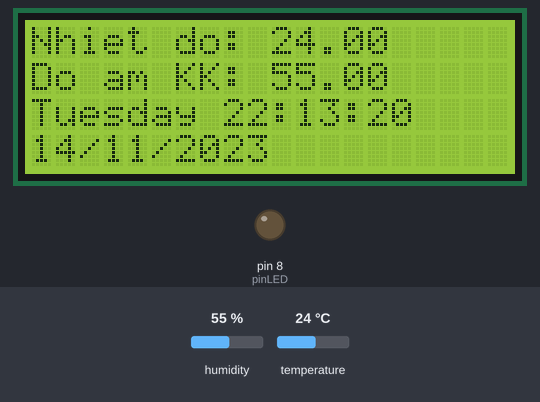
Simulated run of this sketch. Board: Arduino Uno, built with avr-gcc and run on an emulated ATmega328P. Parts: 20×4 character LCD, output pins drawn as LEDs (lit = HIGH). Inputs (shaded band) come from the test bench; at power-on: temperature 24 °C, humidity 55 %. The local clock reads 2024-03-15 10:24:30 at power-on unless the sketch sets it; what the sketch prints to the serial monitor is not drawn.

Above: at 1.2 s.
1.3 s: temperature set to 29 °C
At 6.7 s:
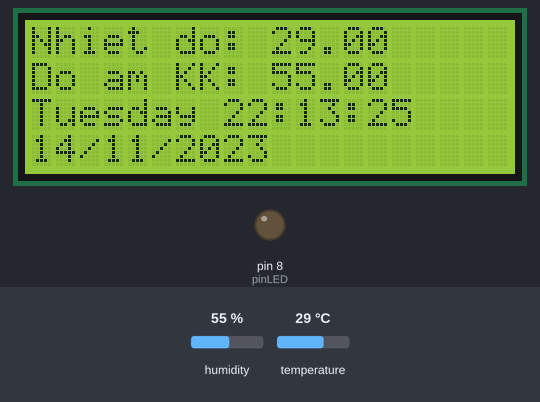
11.8 s: temperature set to 32 °C
At 15.7 s:
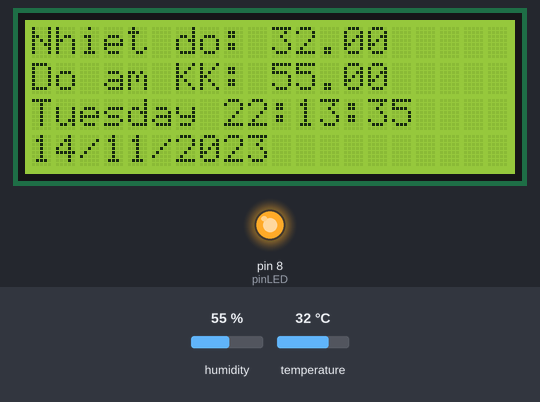
21.9 s: humidity set to 22 %
At 26.0 s:
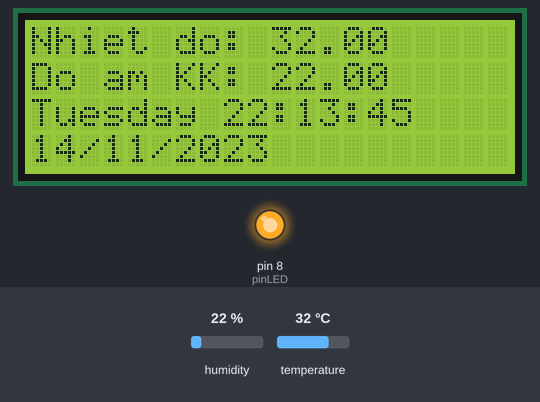
32.1 s: humidity set to 40 %
At 36.2 s:
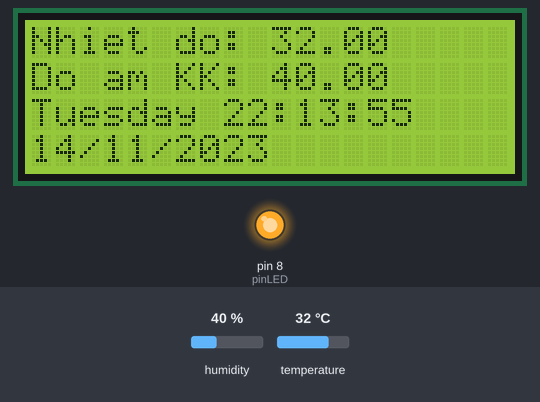
Timing chart, 0 to 37.7 s (numbered marks = the images above; inputs shaded):
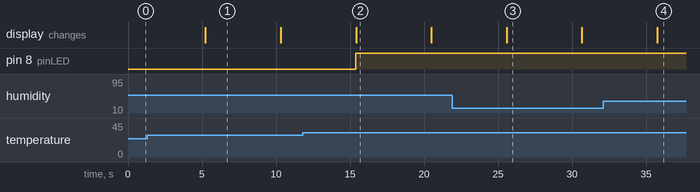

The sketch:

Bai1.ino
```cpp
#include <DHT.h>
#include <Wire.h>
#include <LiquidCrystal_I2C.h>
#include "RTClib.h"

#define DHTPIN A0
#define pinLED 8

#define DHTTYPE DHT11
DHT dht(DHTPIN, DHTTYPE);

LiquidCrystal_I2C lcd(0x27,20,4);

RTC_PCF8523 rtc;

char daysOfTheWeek[7][12] = {"Sunday", "Monday", "Tuesday", "Wednesday", "Thursday", "Friday", "Saturday"};


void setup() {
  Serial.begin(9600);

  dht.begin();

  pinMode(DHTPIN, INPUT);

  pinMode(pinLED, OUTPUT);

  lcd.init();

  if (! rtc.begin()) {
    Serial.println("Couldn't find RTC");
    Serial.flush();
    while (1) delay(10);
  }

  if (! rtc.initialized() || rtc.lostPower()) {
    Serial.println("RTC is NOT initialized, let's set the time!");
  }
  rtc.adjust(DateTime(F(__DATE__), F(__TIME__)));
  rtc.start();
}

void loop() {
  float h = dht.readHumidity();
  float t = dht.readTemperature();

  lcd.backlight();
  lcd.setCursor(0,0);
  lcd.print("Nhiet do: ");
  lcd.print(t);
  lcd.setCursor(0,1);
  lcd.print("Do am KK: ");
  lcd.print(h);

  if(t > 30){
    digitalWrite(pinLED, 1);
  } else {
    digitalWrite(pinLED, 0);
  }

  DateTime now = rtc.now();
  lcd.setCursor(0,2);
  lcd.print(daysOfTheWeek[now.dayOfTheWeek()]);
  lcd.print(' ');
  lcd.print(now.hour());
  lcd.print(':');
  lcd.print(now.minute());
  lcd.print(':');
  lcd.print(now.second());
  lcd.print(' ');

  lcd.setCursor(0,3);
  lcd.print(now.day());
  lcd.print("/");
  lcd.print(now.month());
  lcd.print("/");
  lcd.print(now.year());

  Serial.print(daysOfTheWeek[now.dayOfTheWeek()]);
  Serial.print(' ');
  Serial.print(now.hour());
  Serial.print(':');
  Serial.print(now.minute());
  Serial.print(':');
  Serial.print(now.second());
  Serial.println();

  Serial.print(now.day());
  Serial.print("/");
  Serial.print(now.month());
  Serial.print("/");
  Serial.println(now.year());

  delay(5000);
}
```

Measured:
- the behaviour switches between 30 and 31 °C on temperature (found by bisection; images 1 and 2)
- after the input at 11.8 s, pin 8 (pinLED): LOW → HIGH after 3.6 s
- what the display in image 1 shows lasts 5.1 s, from 5.2 s to 10.3 s
